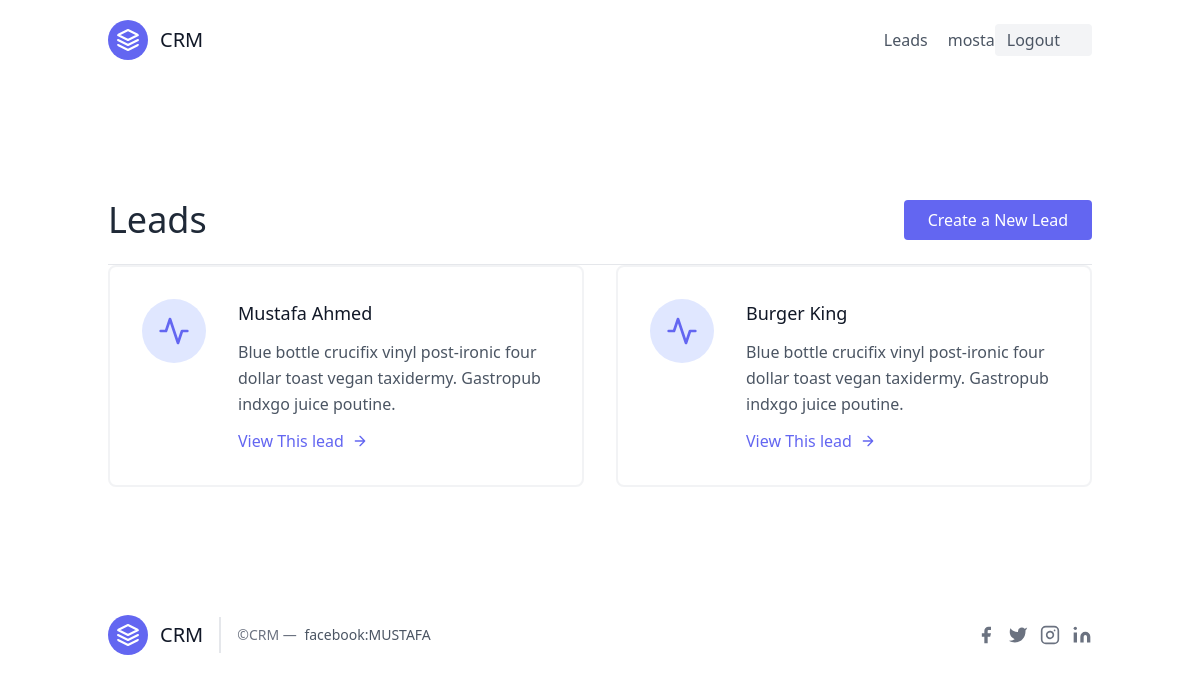
/leads/ (signed in), run on an earlier commit of the app's database.
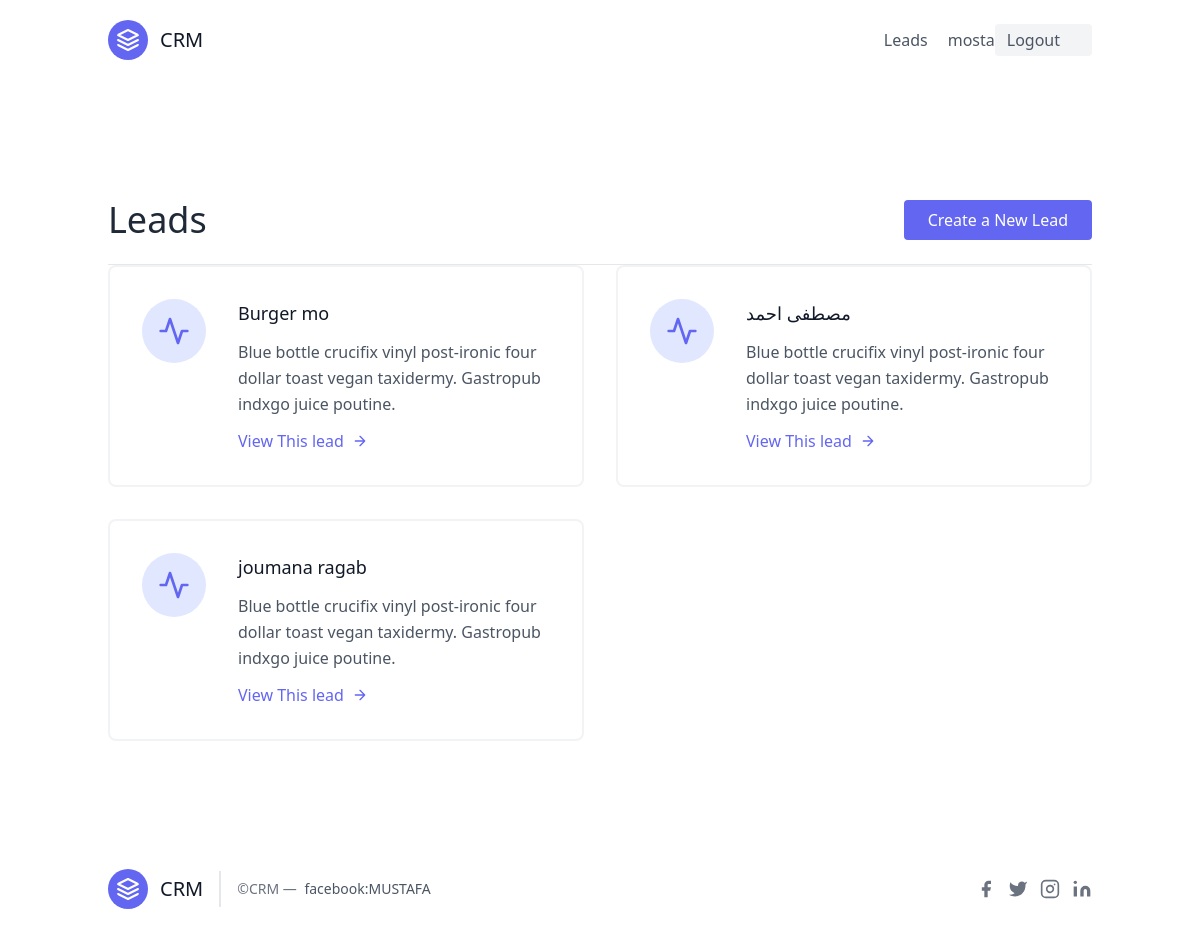
And on a later commit of the database.
### leads/models.py (models this page shows, shortened)
class User(AbstractUser):
    pass

class Lead(models.Model):
    source_choices =(
        ('YouTube','YouTube'),
        ('Google', 'Google'),
        ('Newsletter', 'Newsletter'),
    )
    first_name = models.CharField(max_length=20)
    last_name = models.CharField(max_length=20)
    age = models.IntegerField(default=0)
    agent = models.ForeignKey("Agent", on_delete=models.CASCADE)
    phoned = models.BooleanField(default =False)
    source = models.CharField(choices=source_choices ,max_length=100)
    profile_picture=models.ImageField(blank=True ,null=True)
    special_files = models.FileField(blank=True ,null=True)

### leads/views.py (the view)
# urls.py: path("",LeadListView.as_view(),name="lead"),
class LeadListView(LoginRequiredMixin,ListView):
    template_name='lead_list.html'
    queryset=Lead.objects.all()
    context_object_name='leads'

### leads/templates/lead_list.html
{% extends "base.html" %}
{% load django_bootstrap5 %}
 {% block content %}
<section class="text-gray-600 body-font">
  <div class="container px-5 py-24 mx-auto flex flex-wrap">
    <div class ='w-full mp-6 py-6 flex justify-between items-center border-b border-gray-200'>
      <div>
        <h1 class="text-4xl text-gray-800">Leads</h1>
      </div>
      <div>
            <a class="flex ml-auto text-white bg-indigo-500 border-0 py-2 px-6 focus:outline-none hover:bg-indigo-600 rounded" href= "{% url 'leads:lead_create' %}" >Create a New Lead  </a>
      </div>
    </div>
    <div class="flex flex-wrap -m-4">
              {% for lead in leads  %}
      <div class="p-4 lg:w-1/2 md:w-full">
        <div class="flex border-2 rounded-lg border-gray-200 border-opacity-50 p-8 sm:flex-row flex-col">
          <div class="w-16 h-16 sm:mr-8 sm:mb-0 mb-4 inline-flex items-center justify-center rounded-full bg-indigo-100 text-indigo-500 flex-shrink-0">
            <svg fill="none" stroke="currentColor" stroke-linecap="round" stroke-linejoin="round" stroke-width="2" class="w-8 h-8" viewBox="0 0 24 24">
              <path d="M22 12h-4l-3 9L9 3l-3 9H2"></path>
            </svg>
          </div>
          <div class="flex-grow">
            <h2 class="text-gray-900 text-lg title-font font-medium mb-3"> {{lead.first_name}} {{lead.last_name}}</h2>
            <p class="leading-relaxed text-base">Blue bottle crucifix vinyl post-ironic four dollar toast vegan taxidermy. Gastropub indxgo juice poutine.</p>
            <a href='{% url 'leads:lead_detail' lead.pk %}' class="mt-3 text-indigo-500 inline-flex items-center">View This lead
              <svg fill="none" stroke="currentColor" stroke-linecap="round" stroke-linejoin="round" stroke-width="2" class="w-4 h-4 ml-2" viewBox="0 0 24 24">
                <path d="M5 12h14M12 5l7 7-7 7"></path>
              </svg>
            </a>
          </div>
        </div>
      </div>
       {% endfor %}
    </div>
  </div>
</section>
  {% endblock content %}

### templates/base.html (shortened to what this page needs)
{% load static %}
<!DOCTYPE html>
<html>
    <head>
        <link rel="stylesheet" href="">
        <script src="https://cdn.tailwindcss.com?plugins=forms,typography,aspect-ratio,line-clamp"></script>
    </head>
    <body>
        <div class="max-w-7xl mx-auto ">
       {% include "navbar.html" %}
       {% block content %}
       {% endblock content %}
      </div>
    {% include "footer.html" %}
     </body>
</html>

### templates/navbar.html (shortened to what this page needs)
<header class="text-gray-600 body-font">
  <div class="container mx-auto flex flex-wrap p-5 flex-col md:flex-row items-center">
    <a class="flex title-font font-medium items-center text-gray-900 mb-4 md:mb-0">
      <svg xmlns="http://www.w3.org/2000/svg" fill="none" stroke="currentColor" stroke-linecap="round" stroke-linejoin="round" stroke-width="2" class="w-10 h-10 text-white p-2 bg-indigo-500 rounded-full" viewBox="0 0 24 24">
        <path d="M12 2L2 7l10 5 10-5-10-5zM2 17l10 5 10-5M2 12l10 5 10-5"></path>
      </svg>
      <span class="ml-3 text-xl">CRM</span>
    </a>
    <nav class="md:ml-auto flex flex-wrap items-center text-base justify-center">
      <a href="{% url 'leads:lead' %}" class="mr-5 hover:text-gray-900">Leads</a>
    </nav>
    {% if request.user.is_authenticated %}
    {{request.user.username}}
    <a href="{% url 'logout' %}"> <button class="inline-flex items-center bg-gray-100 border-0 py-1 px-3 focus:outline-none hover:bg-gray-200 rounded text-base mt-4 md:mt-0">Logout
      <svg fill="none" stroke="currentColor" stroke-linecap="round" stroke-linejoin="round" stroke-width="2" class="w-4 h-4 ml-1" viewBox="0 0 24 24">
       </svg>
    </button>
    </a>
    {% endif %}
  </div>
</header>

### templates/scripts.html (shortened to what this page needs)
{% load static %}

### templates/footer.html
<footer class="text-gray-600 body-font">
  <div class="container px-5 py-8 mx-auto flex items-center sm:flex-row flex-col">
    <a class="flex title-font font-medium items-center md:justify-start justify-center text-gray-900">
      <svg xmlns="http://www.w3.org/2000/svg" fill="none" stroke="currentColor" stroke-linecap="round" stroke-linejoin="round" stroke-width="2" class="w-10 h-10 text-white p-2 bg-indigo-500 rounded-full" viewBox="0 0 24 24">
        <path d="M12 2L2 7l10 5 10-5-10-5zM2 17l10 5 10-5M2 12l10 5 10-5"></path>
      </svg>
      <span class="ml-3 text-xl">CRM</span>
    </a>
    <p class="text-sm text-gray-500 sm:ml-4 sm:pl-4 sm:border-l-2 sm:border-gray-200 sm:py-2 sm:mt-0 mt-4">©CRM —
      <a href="https://www.facebook.com/profile.php?id=100007962818338" class="text-gray-600 ml-1" rel="noopener noreferrer" target="_blank">facebook:MUSTAFA</a>
    </p>
    <span class="inline-flex sm:ml-auto sm:mt-0 mt-4 justify-center sm:justify-start">
      <a class="text-gray-500">
        <svg fill="currentColor" stroke-linecap="round" stroke-linejoin="round" stroke-width="2" class="w-5 h-5" viewBox="0 0 24 24">
          <path d="M18 2h-3a5 5 0 00-5 5v3H7v4h3v8h4v-8h3l1-4h-4V7a1 1 0 011-1h3z"></path>
        </svg>
      </a>
      <a class="ml-3 text-gray-500">
        <svg fill="currentColor" stroke-linecap="round" stroke-linejoin="round" stroke-width="2" class="w-5 h-5" viewBox="0 0 24 24">
          <path d="M23 3a10.9 10.9 0 01-3.14 1.53 4.48 4.48 0 00-7.86 3v1A10.66 10.66 0 013 4s-4 9 5 13a11.64 11.64 0 01-7 2c9 5 20 0 20-11.5a4.5 4.5 0 00-.08-.83A7.72 7.72 0 0023 3z"></path>
        </svg>
      </a>
      <a class="ml-3 text-gray-500">
        <svg fill="none" stroke="currentColor" stroke-linecap="round" stroke-linejoin="round" stroke-width="2" class="w-5 h-5" viewBox="0 0 24 24">
          <rect width="20" height="20" x="2" y="2" rx="5" ry="5"></rect>
          <path d="M16 11.37A4 4 0 1112.63 8 4 4 0 0116 11.37zm1.5-4.87h.01"></path>
        </svg>
      </a>
      <a class="ml-3 text-gray-500">
        <svg fill="currentColor" stroke="currentColor" stroke-linecap="round" stroke-linejoin="round" stroke-width="0" class="w-5 h-5" viewBox="0 0 24 24">
          <path stroke="none" d="M16 8a6 6 0 016 6v7h-4v-7a2 2 0 00-2-2 2 2 0 00-2 2v7h-4v-7a6 6 0 016-6zM2 9h4v12H2z"></path>
          <circle cx="4" cy="4" r="2" stroke="none"></circle>
        </svg>
      </a>
    </span>
  </div>
</footer>

What changed in the data, as far as the page shows it:
removed Lead: first_name "Mustafa", last_name "Ahmed"
changed Lead "Burger": last_name "King" → "mo"
added Lead: first_name "مصطفى", last_name "احمد"
added Lead: first_name "joumana", last_name "ragab"
